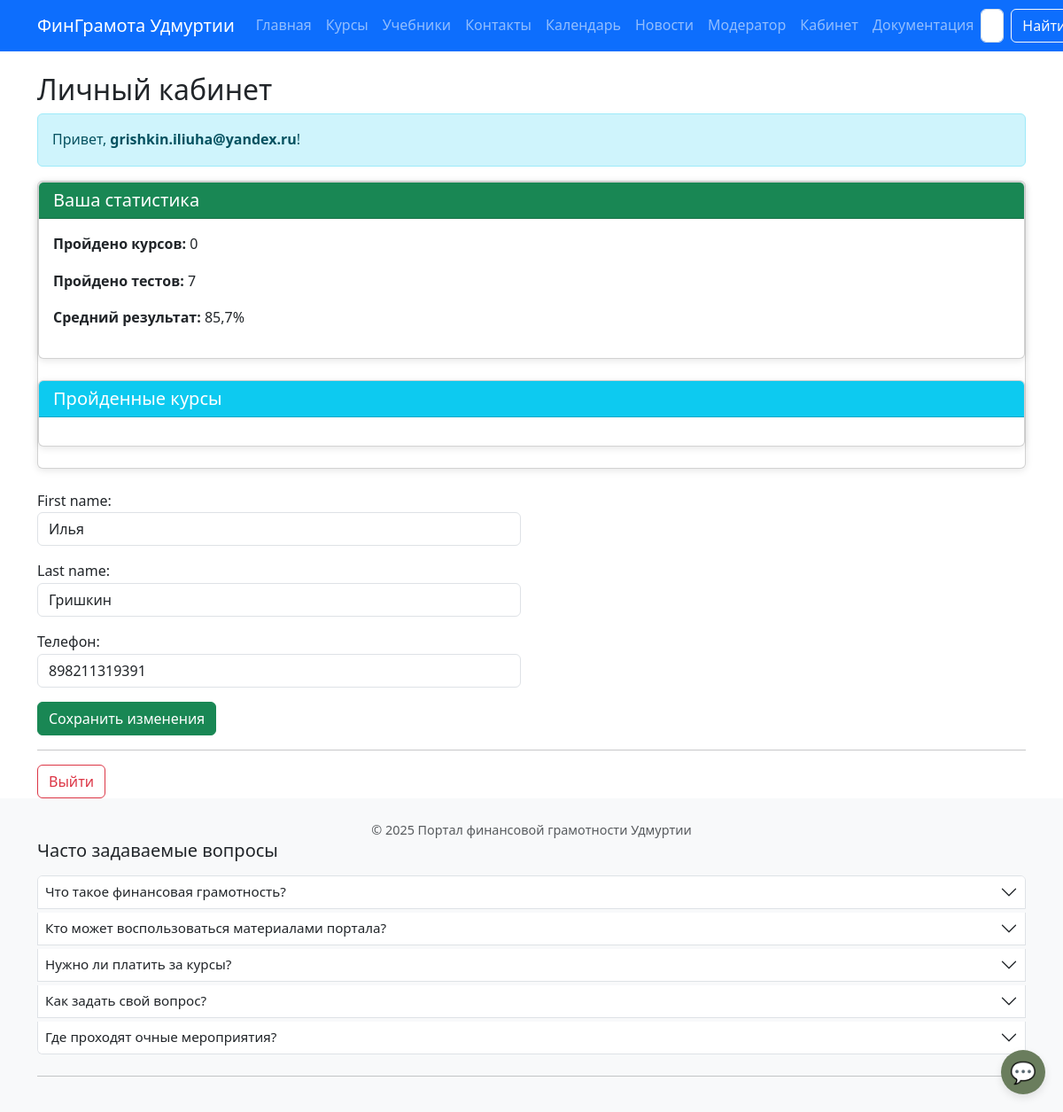
Screenshot of /profile/ (signed in) with the database file from the repository.
### core/models.py (models this page shows, shortened)
class User(AbstractUser):
    email = models.EmailField(unique=True, verbose_name="Email")
    phone = models.CharField(max_length=20, blank=True, verbose_name="Телефон")
    email_verified = models.BooleanField(default=False, verbose_name="Email подтверждён")
    is_moderator = models.BooleanField(default=False, verbose_name="Модератор")
    USERNAME_FIELD = 'email'  # Используем email для входа
    REQUIRED_FIELDS = ['username']      # Не требуем другие поля при создании через createsuperuser

### core/views.py (the view)
# urls.py: path('profile/', views.profile_view, name='profile'),
@login_required
def profile_view(request):
    if request.method == 'POST':
        form = UserProfileForm(request.POST, instance=request.user)
        if form.is_valid():
            form.save()
            messages.success(request, "Данные обновлены!")
            return redirect('core:profile')
    else:
        form = UserProfileForm(instance=request.user)
    test_results = TestResult.objects.filter(user=request.user)
    total_tests = test_results.count()
    avg_percent = test_results.aggregate(Avg('percent'))['percent__avg']
    avg_percent = round(avg_percent, 1) if avg_percent is not None else 0
    completed_courses = CourseCompletion.objects.filter(user=request.user).select_related('course')
    completed_courses_count = completed_courses.count()
    return render(request, 'core/profile.html', {
        'form': form,
        'total_tests': total_tests,
        'avg_percent': avg_percent,
        'completed_courses': completed_courses,
        'completed_courses_count': completed_courses_count,  # ← добавлено
    })

### core/forms.py
class UserProfileForm(forms.ModelForm):
    class Meta:
        model = User
        fields = ('first_name', 'last_name', 'phone')
        widgets = {
            'first_name': forms.TextInput(attrs={'class': 'form-control'}),
            'last_name': forms.TextInput(attrs={'class': 'form-control'}),
            'phone': forms.TextInput(attrs={'class': 'form-control'}),
        }

### templates/core/profile.html (shortened to what this page needs)
{% extends 'base.html' %}
{% load widget_tweaks %}
{% block content %}
<h2>Личный кабинет</h2>
<div class="alert alert-info">
    Привет, <strong>{{ user.email }}</strong>!
</div>
<div class="card mb-4">
    <div class="card mb-4">
        <div class="card-header bg-success text-white">
            <h5 class="mb-0">Ваша статистика</h5>
        </div>
        <div class="card-body">
            <p><strong>Пройдено курсов:</strong> {{ completed_courses_count }}</p>
            <p><strong>Пройдено тестов:</strong> {{ total_tests }}</p>
            <p><strong>Средний результат:</strong> {{ avg_percent }}%</p>
        </div>
    </div>
    <div class="card mb-4">
    <div class="card-header bg-info text-white">
        <h5 class="mb-0">Пройденные курсы</h5>
    </div>
    <div class="card-body">
    </div>
</div>
</div>
<div class="row">
  <div class="col-lg-6">
    <form method="post">
    {% for field in form %}
        <div class="mb-3">
            {{ field.label_tag }}
            {{ field }}
        </div>
    {% endfor %}
    <button type="submit" class="btn btn-success">Сохранить изменения</button>
</form>
  </div>
</div>
<hr>
<a href="{% url 'core:logout' %}" class="btn btn-outline-danger">Выйти</a>
{% endblock %}

### static/css/style.css (style rules this page uses)
body { font-size: 1rem; line-height: 1.6; }
.card { box-shadow: 0 2px 8px rgba(0,0,0,0.1); transition: transform 0.2s; }

### templates/base.html (style rules this page uses)
body { display: flex; flex-direction: column; min-height: 100vh; font-size: 1rem; line-height: 1.6; }
body { padding-bottom: 70px; }
@media (min-width: 577px) { body { padding-bottom: 0; } }

### rows the page displays
User: email "grishkin.iliuha@yandex.ru", form "Илья" "Гришкин" "898211319391"

### other values shown
{{ completed_courses_count }} "0"
{{ total_tests }} "7"
{{ avg_percent }} "85,7"
{{ field.label_tag }} "First name:" "Last name:" "Телефон:"
{{ item.question }} "Что такое финансовая грамотность?" "Кто может воспользоваться материалами портала?" "Нужно ли платить за курсы?" "Как задать свой вопрос?" "Где проходят очные мероприятия?"
